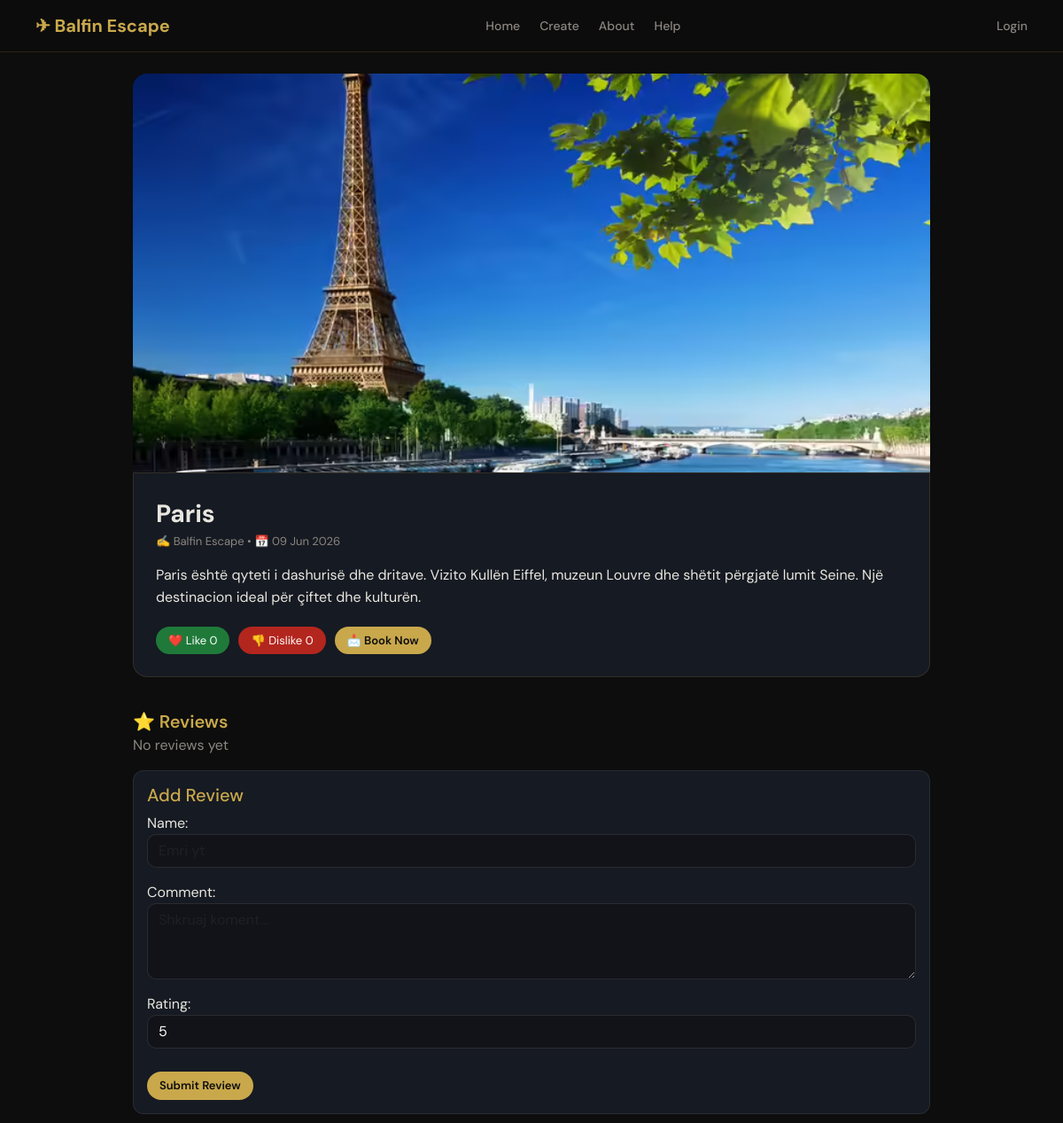
The app's page /post/4/ with its own data.
### agency/models.py (models this page shows, shortened)
class Post(models.Model):
    title = models.CharField(max_length=200)
    content = models.TextField()
    author = models.CharField(max_length=100)
    image = models.ImageField(upload_to='images/', blank=True, null=True)
    likes = models.PositiveIntegerField(default=0)
    dislikes = models.PositiveIntegerField(default=0)
    created_at = models.DateTimeField(auto_now_add=True)
    class Meta:
        ordering = ['-created_at']

### agency/views.py (the view, shortened to what this page needs)
# urls.py: path('post/<int:pk>/', views.post_detail, name='detail'),
def post_detail(request, pk):
    post = get_object_or_404(Post, id=pk)
    reviews = post.reviews.all()
    form = ReviewForm(request.POST or None)
    return render(request, 'agency/post_detail.html', {
        'post': post,
        'reviews': reviews,
        'form': form
    })

### agency/forms.py
class ReviewForm(forms.ModelForm):
    class Meta:
        model = Review
        fields = ['name', 'comment', 'rating']
        widgets = {
            'name': forms.TextInput(attrs={
                'class': 'form-control',
                'placeholder': 'Emri yt'
            }),
            'comment': forms.Textarea(attrs={
                'class': 'form-control',
                'rows': 3,
                'placeholder': 'Shkruaj koment...'
            }),
            'rating': forms.NumberInput(attrs={
                'class': 'form-control',
                'min': 1,
                'max': 5
            }),
        }

### agency/templates/agency/post_detail.html (shortened to what this page needs)
{% extends 'agency/base.html' %}
{% block content %}
<div class="detail-card mt-4">
    {% if post.image %}
        <img src="{{ post.image.url }}" class="hero-img">
    {% endif %}
    <div class="content-box">
        <div class="title">{{ post.title }}</div>
        <div class="meta">
            ✍ {{ post.author }} • 📅 {{ post.created_at|date:"d M Y" }}
        </div>
        <div class="text">
            {{ post.content }}
        </div>
        <div class="actions">
            <a href="{% url 'like' post.id %}" class="btn-like">
                ❤️ Like {{ post.likes }}
            </a>
            <a href="{% url 'dislike' post.id %}" class="btn-dislike">
                👎 Dislike {{ post.dislikes }}
            </a>
            <a href="{% url 'booking' post.id %}" class="btn-book">
                📩 Book Now
            </a>
        </div>
    </div>
    <div class="section-title">⭐ Reviews</div>
    {% for review in reviews %}
        <div class="review-card">
            <b>{{ review.name }}</b>
            <div>
                {% for i in "12345" %}
                    {% if forloop.counter <= review.rating %}
                        <span class="star">★</span>
                    {% endif %}
                {% endfor %}
            </div>
            <p>{{ review.comment }}</p>
        </div>
    {% empty %}
        <p style="color:#8A8680;">No reviews yet</p>
    {% endfor %}
    <div class="review-card">
        <h5 style="color:#C9A84C;">Add Review</h5>
        <form method="POST">
            {{ form.as_p }}
            <button class="btn-book" style="border:none; margin-top:10px;">
                Submit Review
            </button>
        </form>
    </div>
</div>
{% endblock %}

### agency/templates/agency/base.html (style rules this page uses)
:root { --bg: #0D0D0D; --panel: #161A22; --gold: #C9A84C; --text: #E8E6E0; --muted: #8A8680; --border: rgba(201,168,76,0.15); }
body { font-family: 'DM Sans', sans-serif; background: var(--bg); color: var(--text); margin: 0; }
input, textarea, select { background: #111318 !important; border: 1px solid var(--border) !important; color: var(--text) !important; border-radius: 10px !important; }
img { width: 100%; height: 420px; object-fit: cover; border-radius: 12px; }

### agency/templates/agency/post_detail.html (style rules this page uses)
.detail-card { max-width: 900px; margin: auto; }
.hero-img { width: 100%; height: 450px; object-fit: cover; border-radius: 16px 16px 0 0; }
.content-box { background: #161A22; padding: 25px; border-radius: 0 0 16px 16px; border: 1px solid rgba(201,168,76,0.15); }
.title { color: #E8E6E0; font-size: 28px; font-weight: 700; }
.meta { color: #8A8680; font-size: 13px; margin-bottom: 15px; }
.text { color: #E8E6E0; line-height: 1.6; }
.actions { margin-top: 20px; display: flex; gap: 10px; flex-wrap: wrap; }
.btn-like { background: #1f7a3a; color: white; border-radius: 25px; padding: 6px 14px; text-decoration: none; font-size: 13px; }
.btn-dislike { background: #b3261e; color: white; border-radius: 25px; padding: 6px 14px; text-decoration: none; font-size: 13px; }
.btn-book { background: #C9A84C; color: #0D0D0D; border-radius: 25px; padding: 6px 14px; text-decoration: none; font-size: 13px; font-weight: 600; }
.section-title { margin-top: 35px; font-size: 20px; color: #C9A84C; font-weight: 600; }
.review-card { background: #161A22; border: 1px solid rgba(255,255,255,0.08); padding: 15px; border-radius: 12px; margin-bottom: 10px; }
input, textarea, select { background: #111318 !important; border: 1px solid rgba(255,255,255,0.1) !important; color: white !important; border-radius: 10px !important; }

### records on screen
Post: image (picture), title "Paris", author "Balfin Escape", created_at "09 Jun 2026", content "Paris është qyteti i dashurisë dhe dritave. Vizito Kullën Eiffel, muzeun Louvre dhe shëtit përgjatë lumit Seine. Një destinacion ideal për çiftet dhe kulturën.", likes "0", dislikes "0"
